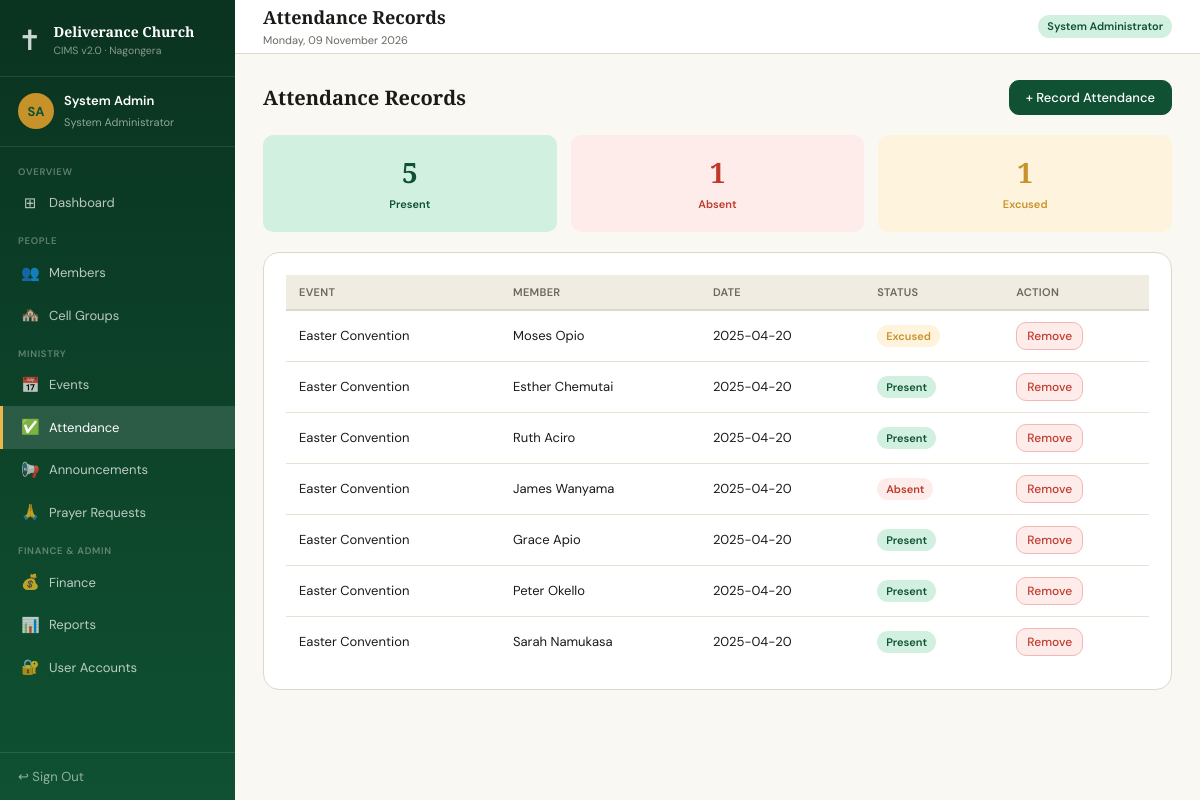
Screenshot of /pages/attendance.php (signed in) with the database file from the repository.
### tables this page shows
CREATE TABLE attendance (
    id INT AUTO_INCREMENT PRIMARY KEY,
    event_id INT NOT NULL,
    member_id INT NOT NULL,
    attendance_date DATE NOT NULL,
    status ENUM('Present','Absent','Excused') NOT NULL DEFAULT 'Present',
    created_at TIMESTAMP DEFAULT CURRENT_TIMESTAMP,
    FOREIGN KEY (event_id) REFERENCES events(id) ON DELETE CASCADE,
    FOREIGN KEY (member_id) REFERENCES members(id) ON DELETE CASCADE
);

CREATE TABLE events (
    id INT AUTO_INCREMENT PRIMARY KEY,
    name VARCHAR(150) NOT NULL,
    event_date DATE NOT NULL,
    event_time TIME,
    location VARCHAR(200),
    category ENUM('Worship Service','Youth Meeting','Prayer Night','Conference','Outreach','Other') DEFAULT 'Worship Service',
    description TEXT,
    created_by INT,
    created_at TIMESTAMP DEFAULT CURRENT_TIMESTAMP,
    FOREIGN KEY (created_by) REFERENCES users(id) ON DELETE SET NULL
);

### pages/attendance.php (the view, shortened to what this page needs)
<?php
require_once __DIR__ . '/../config/db.php';
require_once __DIR__ . '/../includes/header.php';
$present = $pdo->query("SELECT COUNT(*) FROM attendance WHERE status='Present'")->fetchColumn();
$absent  = $pdo->query("SELECT COUNT(*) FROM attendance WHERE status='Absent'")->fetchColumn();
$excused = $pdo->query("SELECT COUNT(*) FROM attendance WHERE status='Excused'")->fetchColumn();
$records = $pdo->query("SELECT a.*, e.name as event_name, CONCAT(m.first_name,' ',m.last_name) as member_name FROM attendance a JOIN events e ON a.event_id=e.id JOIN members m ON a.member_id=m.id ORDER BY a.attendance_date DESC, a.id DESC LIMIT 100")->fetchAll();
?>
<div class="page-header">
  <h3>Attendance Records</h3>
  <button class="btn btn-primary" onclick="openModal('attModal')">+ Record Attendance</button>
</div>
<div class="grid-3" style="margin-bottom:20px">
  <div style="background:var(--forest-lt);border-radius:var(--radius);padding:16px;text-align:center">
    <div style="font-size:28px;font-weight:700;color:var(--forest);font-family:'Playfair Display',serif"><?= $present ?></div>
    <span class="badge b-green">Present</span>
  </div>
  <div style="background:var(--red-lt);border-radius:var(--radius);padding:16px;text-align:center">
    <div style="font-size:28px;font-weight:700;color:var(--red);font-family:'Playfair Display',serif"><?= $absent ?></div>
    <span class="badge b-red">Absent</span>
  </div>
  <div style="background:var(--gold-lt);border-radius:var(--radius);padding:16px;text-align:center">
    <div style="font-size:28px;font-weight:700;color:var(--gold);font-family:'Playfair Display',serif"><?= $excused ?></div>
    <span class="badge b-gold">Excused</span>
  </div>
</div>
<div class="card">
  <div class="tbl-wrap">
    <table>
      <thead><tr><th>Event</th><th>Member</th><th>Date</th><th>Status</th><th>Action</th></tr></thead>
      <tbody>
        <?php foreach ($records as $r): ?>
          <tr>
            <td><?= htmlspecialchars($r['event_name']) ?></td>
            <td><?= htmlspecialchars($r['member_name']) ?></td>
            <td><?= $r['attendance_date'] ?></td>
            <td><span class="badge <?= ['Present'=>'b-green','Absent'=>'b-red','Excused'=>'b-gold'][$r['status']]??'b-gray' ?>"><?= $r['status'] ?></span></td>
            <td>
              <form method="POST" style="display:inline" onsubmit="return confirmDelete(this)">
                <button type="submit" class="btn btn-sm btn-danger">Remove</button>
              </form>
            </td>
          </tr>
        <?php endforeach; ?>
      </tbody>
    </table>
  </div>
</div>
<?php require_once __DIR__ . '/../includes/footer.php'; ?>

### assets/css/style.css (style rules this page uses)
*, *::before, *::after { margin: 0; padding: 0; box-sizing: border-box; }
:root { --forest: #0F5132; --forest-md: #1a7a4a; --forest-lt: #d1f0e0; --gold: #c8922a; --gold-lt: #fef3dc; --gold-md: #e8b84b; --cream: #faf8f3; --sand: #f0ece2; --parchment: #e8e2d5; --ink: #1c1a17; --ink-md: #3d3a35; --ink-lt: #6b6760; --white: #ffffff; --border: #ddd8cc; --red: #c0392b; --red-lt: #fdecea; --blue: #1a5276; --blue-lt: #d6eaf8; --purple: #5b21b6; --purple-lt: #ede9fe; --radius: 10px; --radius-lg: 16px; --shadow: 0 2px 8px rgba(0,0,0,.08); --shadow-md: 0 4px 16px rgba(0,0,0,.12); }
body { font-family: 'DM Sans', sans-serif; background: var(--cream); color: var(--ink); font-size: 14px; line-height: 1.5; }
.card { background: var(--white); border: 1px solid var(--border); border-radius: var(--radius-lg); padding: 22px; margin-bottom: 18px; }
.grid-3 { display: grid; grid-template-columns: repeat(3, 1fr); gap: 14px; }
.tbl-wrap { overflow-x: auto; }
table { width: 100%; border-collapse: collapse; font-size: 13px; }
th { text-align: left; padding: 9px 13px; font-weight: 600; color: var(--ink-lt); border-bottom: 2px solid var(--border); font-size: 11px; text-transform: uppercase; letter-spacing: .3px; background: var(--sand); }
td { padding: 11px 13px; border-bottom: 1px solid var(--parchment); vertical-align: middle; }
tr:last-child td { border-bottom: none; }
.badge { display: inline-block; padding: 3px 9px; border-radius: 20px; font-size: 11px; font-weight: 600; }
.b-green { background: var(--forest-lt); color: var(--forest); }
.b-gold { background: var(--gold-lt); color: var(--gold); }
.b-red { background: var(--red-lt); color: var(--red); }
.btn { display: inline-flex; align-items: center; gap: 6px; padding: 8px 16px; border-radius: var(--radius); border: 1.5px solid var(--border); background: var(--white); cursor: pointer; font-size: 13px; font-weight: 500; color: var(--ink); font-family: 'DM Sans', sans-serif; text-decoration: none; transition: all .15s; }
.btn-primary { background: var(--forest); border-color: var(--forest); color: #fff; }
.btn-danger { background: var(--red-lt); border-color: #f5b7b1; color: var(--red); }
.btn-sm { padding: 5px 10px; font-size: 12px; }
.page-header { display: flex; align-items: center; justify-content: space-between; margin-bottom: 20px; }
.page-header h3 { font-family: 'Playfair Display', serif; font-size: 20px; font-weight: 600; }

### rows the page displays
attendance: event.name "Easter Convention", member_name "Moses Opio", attendance_date "2025-04-20", status "Excused"
attendance: event.name "Easter Convention", member_name "Esther Chemutai", attendance_date "2025-04-20", status "Present"
attendance: event.name "Easter Convention", member_name "Ruth Aciro", attendance_date "2025-04-20", status "Present"
attendance: event.name "Easter Convention", member_name "James Wanyama", attendance_date "2025-04-20", status "Absent"
attendance: event.name "Easter Convention", member_name "Grace Apio", attendance_date "2025-04-20", status "Present"
attendance: event.name "Easter Convention", member_name "Peter Okello", attendance_date "2025-04-20", status "Present"
attendance: event.name "Easter Convention", member_name "Sarah Namukasa", attendance_date "2025-04-20", status "Present"

### other values shown
$initials "SA"
$user['name'] "System Admin"
$user['role'] "System Administrator"
$item['section'] "OVERVIEW"
$item['icon'] "⊞"
$item['label'] "Dashboard"
$item['section'] "PEOPLE"
$item['icon'] "👥"
$item['label'] "Members"
$item['icon'] "🏘️"
$item['label'] "Cell Groups"
$item['section'] "MINISTRY"
$item['icon'] "📅"
$item['label'] "Events"
$item['icon'] "✅"
